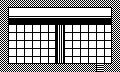

The image is a tile-based game level rendered from a .tmx file. Its description and complete source (layers, tilesets, objects, tile grids) follow:
An orthogonal 15x9 tile map with 8x8 px tiles, 3 tile layers (bg, mid, fg).

<map version="1.8" tiledversion="1.8.2" orientation="orthogonal" renderorder="right-down" width="15" height="9" tilewidth="8" tileheight="8" infinite="0" nextlayerid="5" nextobjectid="1">
 <editorsettings>
  <export target="../lua/level_02.lua" format="lua" />
 </editorsettings>
 <tileset firstgid="1" source="../tileset.tsx" />
 <layer id="1" name="bg" width="15" height="9">
  <data encoding="csv">
0,0,0,0,0,0,0,0,0,0,0,0,0,0,0,
0,0,0,0,0,0,0,0,0,0,0,0,0,0,0,
0,0,0,0,0,0,0,0,0,0,0,0,0,0,0,
0,101,101,101,101,101,127,12,101,101,101,101,101,127,0,
0,101,101,101,101,101,127,37,101,101,101,101,101,127,0,
0,101,101,101,101,101,127,37,101,101,101,101,101,127,0,
0,101,101,101,101,101,127,37,101,101,101,101,101,127,0,
0,126,126,126,126,126,102,62,126,126,126,126,126,102,0,
0,0,0,0,0,0,0,0,0,0,0,0,57,0,0
</data>
 </layer>
 <layer id="2" name="mid" width="15" height="9">
  <data encoding="csv">
0,0,0,0,0,0,0,0,0,0,0,0,0,0,0,
0,51,52,52,52,52,52,52,52,52,52,52,52,53,0,
0,76,77,77,77,77,77,77,77,77,77,77,77,78,0,
0,0,0,0,0,0,0,0,0,0,0,0,0,0,0,
0,0,0,0,0,0,0,0,0,0,0,0,0,0,0,
0,0,0,0,0,0,0,0,0,0,0,0,0,0,0,
0,0,0,0,0,0,0,0,0,0,0,0,0,0,0,
0,0,0,0,0,0,0,0,0,0,0,0,0,0,0,
0,0,0,0,0,0,0,0,0,0,0,0,0,0,0
</data>
 </layer>
 <layer id="3" name="fg" width="15" height="9">
  <data encoding="csv">
1,2,2,2,2,2,2,2,2,2,2,2,2,2,1,
1,0,0,0,0,0,0,0,0,0,0,0,0,0,1,
1,0,0,0,0,0,0,0,0,0,0,0,0,0,1,
1,0,0,0,0,0,0,0,0,0,0,0,0,0,1,
1,0,0,0,0,0,0,0,0,0,0,0,0,0,1,
1,0,0,0,0,0,0,0,0,0,0,0,0,0,1,
1,0,0,0,0,0,0,0,0,0,0,0,0,0,1,
1,0,0,0,0,0,0,0,0,0,0,0,0,0,1,
1,1,1,1,1,1,1,1,1,1,1,1,0,1,1
</data>
 </layer>
</map>
